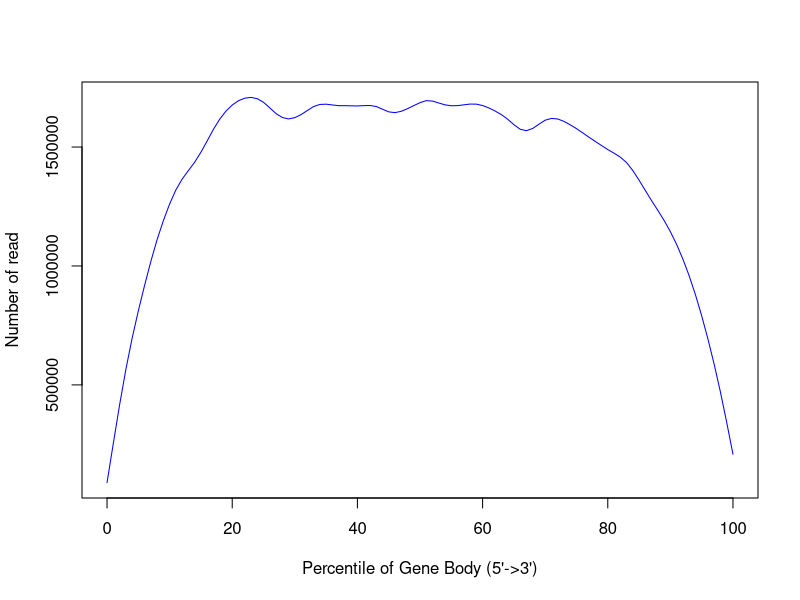

The R source for this figure:
png('/rds/user/is460/hpc-work/muscle-rnaseq/ezbamqc/output/figs/srpk3_hom_ttnb_wt_5.geneBodyCoverage.png',width=500,height=500,units='px')
x=c(0,1,2,3,4,5,6,7,8,9,10,11,12,13,14,15,16,17,18,19,20,21,22,23,24,25,26,27,28,29,30,31,32,33,34,35,36,37,38,39,40,41,42,43,44,45,46,47,48,49,50,51,52,53,54,55,56,57,58,59,60,61,62,63,64,65,66,67,68,69,70,71,72,73,74,75,76,77,78,79,80,81,82,83,84,85,86,87,88,89,90,91,92,93,94,95,96,97,98,99,100)
y=c(86262,242040,415582,586553,699012,802659,905239,1027486,1116589,1186702,1249394,1335765,1382637,1386093,1423361,1481834,1512176,1584114,1629321,1642821,1681126,1692845,1696617,1721888,1697226,1699136,1670699,1630919,1615443,1616104,1622859,1635838,1645573,1682104,1687637,1686533,1663478,1666099,1686446,1672356,1665784,1668396,1679565,1688595,1658847,1635504,1635445,1653904,1664456,1668558,1682792,1707946,1708928,1670678,1672274,1675296,1668226,1678473,1681931,1686514,1674956,1662853,1647227,1638751,1624988,1610416,1553623,1552326,1578325,1597303,1621591,1631469,1617666,1603249,1590245,1580916,1560479,1536331,1524590,1508276,1490521,1455613,1468756,1446098,1403195,1355085,1318496,1264572,1231994,1197836,1144174,1088795,1031514,958090,880539,792661,687945,587594,476506,348890,196724)
smoothsp = smooth.spline(x,y,spar=0.35)
plot(smoothsp,type="l",col="blue",xlab="Percentile of Gene Body (5'->3')",ylab="Number of read",xlim=c(0,100))
dev.state = dev.off()
